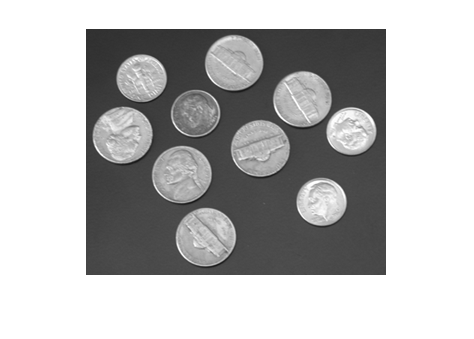
%> input picture MatlabScripts/coins2.png, 474 x 339 px
$ octave FindCirclesFunctionTests.m   (GNU Octave 9; MATLAB toolbox functions it lacks are replaced by stand-ins)
%> lines starting %> are read from the running program, lines starting %| are printed output that depends on the picture
%% Circles detection example
img =imread('coins2.png');
%> img is the input picture: size 339x474x3 uint8; min 23, max 255, mean 185.2
% size(img)
subplot(2,2,1);
imshow(img), title('Original image');
mono=rgb2gray(img);
subplot(2,2,2);
imshow(mono), title('Grayscale image');
[centers, radii] = imfindcircles(mono,[15 30]);
%> centers = [142.4 78.96; 352.1 131.9; 322.2 202.2; 234.8 63.29; 303.1 99.77; 196.3 113.9; 182.6 174.7; 206.7 237.5; 260.5 149.2; 123.1 135.8]; radii = [24.64; 24.51; 24.54; 28.31; 28.59; 24.48; 29.04; 29.29; 28.89; 28.94]
size(centers)
%> ans = [10 2]
% [centers, radii, metric] = imfindcircles(mono,[15 30]);%metric contains
        %the magnitudes of the accumulator array peaks for each circle (in descending order).
centers5 = centers(1:5,:);%select the centers of the first 5 circles detected.
%> centers5 = [142.4 78.96; 352.1 131.9; 322.2 202.2; 234.8 63.29; 303.1 99.77]
radii5 = radii(1:5);
%> radii5 = [24.64; 24.51; 24.54; 28.31; 28.59]
% metricStrong5 = metric(1:5);
viscircles(centers5, radii5,'EdgeColor','b'); %%draws a circle
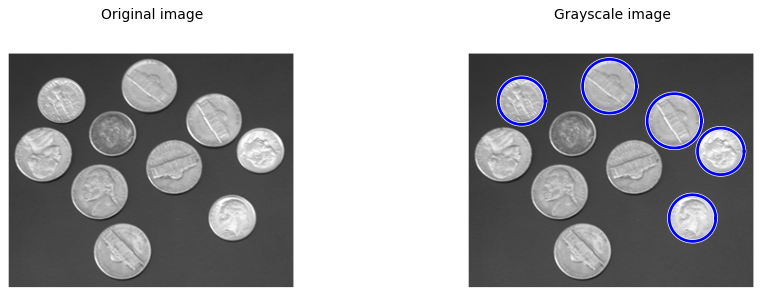
%> figure redrawn from the program's plot data, 2 panels
                %in the given position with a given radius
